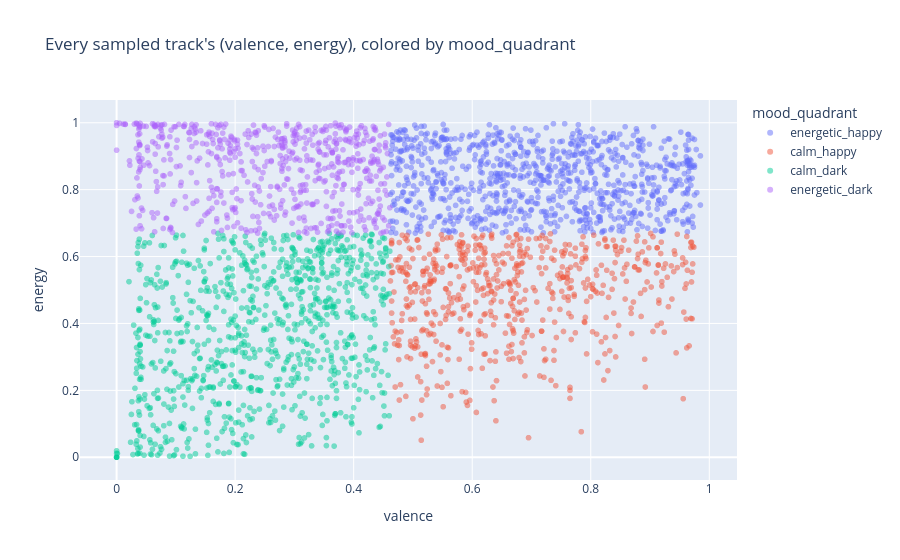

The code cell stored with this chart in its notebook:
### Markdown cell above
### Why I added `mood_quadrant` when the model doesn't need it

This one's for me and for anyone reading the app, not for the model.
Russell's circumplex model of affect maps a track's (valence, energy)
pair onto one of four mood quadrants — energetic/calm crossed with
happy/dark. A classifier can already learn this distinction directly
from the raw floats, so `mood_quadrant` doesn't add predictive power.
What it adds is legibility: "energetic_happy vs. calm_dark" is something
I compare two songs by far more naturally than two decimal numbers, and
that matters when I'm trying to sanity-check whether a recommendation
actually makes sense.

### Code cell
fig2 = px.scatter(
    engineered, x="valence", y="energy", color="mood_quadrant", opacity=0.5,
    title="Every sampled track's (valence, energy), colored by mood_quadrant",
)
fig2.show()

### Figure 1 — Plotly figure (JSON) as saved in the notebook; plotly's stock layout.template omitted (floating-point values rounded to 4 significant figures; data arrays with more than 128 entries replaced by an {"elided": "..."} marker saying what was removed)
{"data": [{"hovertemplate": "mood_quadrant=energetic_happy<br>valence=%{x}<br>energy=%{y}<extra></extra>", "legendgroup": "energetic_happy", "marker": {"color": "#636efa", "opacity": 0.5, "symbol": "circle"}, "mode": "markers", "name": "energetic_happy", "showlegend": true, "type": "scattergl", "x": {"elided": "901 float values"}, "xaxis": "x", "y": {"elided": "901 float values"}, "yaxis": "y"}, {"hovertemplate": "mood_quadrant=calm_happy<br>valence=%{x}<br>energy=%{y}<extra></extra>", "legendgroup": "calm_happy", "marker": {"color": "#EF553B", "opacity": 0.5, "symbol": "circle"}, "mode": "markers", "name": "calm_happy", "showlegend": true, "type": "scattergl", "x": {"elided": "599 float values"}, "xaxis": "x", "y": {"elided": "599 float values"}, "yaxis": "y"}, {"hovertemplate": "mood_quadrant=calm_dark<br>valence=%{x}<br>energy=%{y}<extra></extra>", "legendgroup": "calm_dark", "marker": {"color": "#00cc96", "opacity": 0.5, "symbol": "circle"}, "mode": "markers", "name": "calm_dark", "showlegend": true, "type": "scattergl", "x": {"elided": "901 float values"}, "xaxis": "x", "y": {"elided": "901 float values"}, "yaxis": "y"}, {"hovertemplate": "mood_quadrant=energetic_dark<br>valence=%{x}<br>energy=%{y}<extra></extra>", "legendgroup": "energetic_dark", "marker": {"color": "#ab63fa", "opacity": 0.5, "symbol": "circle"}, "mode": "markers", "name": "energetic_dark", "showlegend": true, "type": "scattergl", "x": {"elided": "599 float values"}, "xaxis": "x", "y": {"elided": "599 float values"}, "yaxis": "y"}], "layout": {"legend": {"title": {"text": "mood_quadrant"}, "tracegroupgap": 0}, "title": {"text": "Every sampled track's (valence, energy), colored by mood_quadrant"}, "xaxis": {"anchor": "y", "domain": [0.0, 1.0], "title": {"text": "valence"}}, "yaxis": {"anchor": "x", "domain": [0.0, 1.0], "title": {"text": "energy"}}}}
